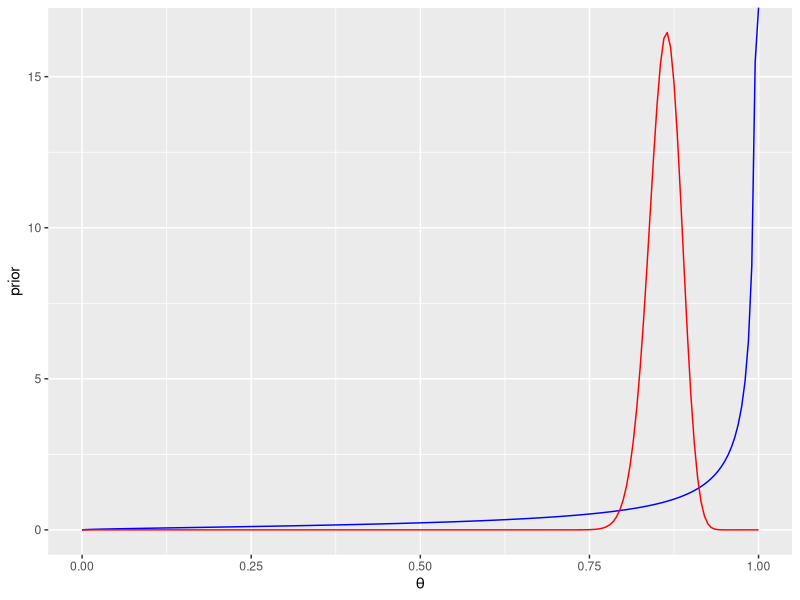

Write R code to recreate this figure.
library(ggplot2)

xseq <- seq(0.00, 1.00, by=0.005)

prior.alpha <- 1.6
prior.beta <- 0.178

n <- 200
y <- 172

posterior.alpha <- prior.alpha + y
posterior.beta <- prior.beta + n - y

prior.pdf <- dbeta(xseq, prior.alpha, prior.beta)
posterior.pdf <- dbeta(xseq, posterior.alpha, posterior.beta)

dataframe <- data.frame(x=xseq, prior=prior.pdf, posterior=posterior.pdf)

g1 <- ggplot(dataframe, mapping=aes(x, prior))
g1 = g1 + geom_line(col="blue")
g1 = g1 + geom_line(mapping=aes(y=posterior), col="red")
g1 = g1 + xlab(expression(theta))

print(g1)
